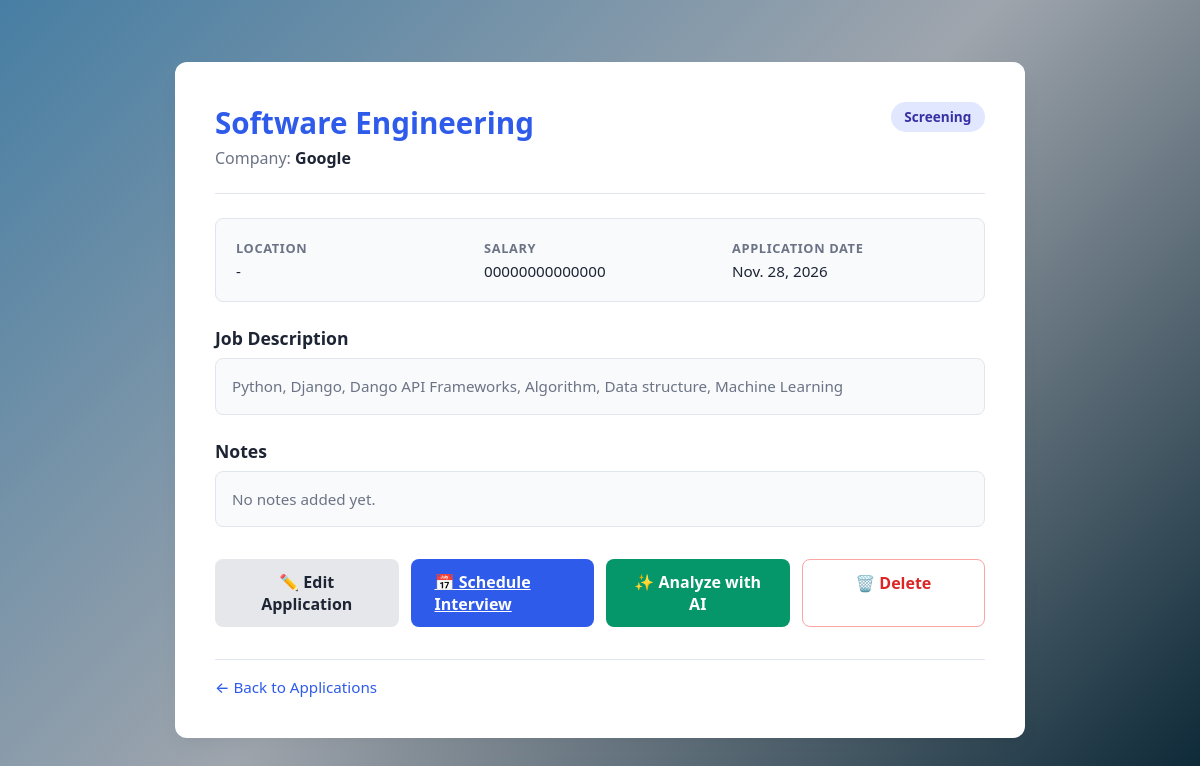
The page /applications/20/ (signed in) on the database its author committed.
### jobs/models.py (models this page shows, shortened)
class JobApplication(models.Model):
    STATUS_CHOICES = [
        ('wishlist', 'Wishlist'),
        ('applied', 'Applied'),
        ('screening', 'Screening'),
        ('interview', 'Interview'),
        ('selected', 'Selected'),
        ('rejected', 'Rejected'),
    ]
    user = models.ForeignKey(
        User,
        on_delete=models.CASCADE,
        related_name='job_applications'
    )
    job_title = models.CharField(max_length=200)
    company_name = models.CharField(max_length=200)
    job_description = models.TextField(blank=True)
    location = models.CharField(max_length=200, blank=True)
    salary = models.CharField(max_length=100, blank=True)
    job_url = models.URLField(blank=True)
    application_date = models.DateField()
    status = models.CharField(
        max_length=20,
        choices=STATUS_CHOICES,
        default='wishlist'
    )
    notes = models.TextField(blank=True)
    created_at = models.DateTimeField(auto_now_add=True)
    updated_at = models.DateTimeField(auto_now=True)

### jobs/views.py (the view)
# urls.py: path('applications/<int:pk>/', views.application_detail, name='application_detail'),
@login_required
def application_detail(request, pk):
    application = get_object_or_404(
        JobApplication,
        pk=pk,
        user=request.user
    )
    return render(
        request,
        'jobs/application_detail.html',
        {'application': application}
    )

### jobs/templates/jobs/application_detail.html (shortened to what this page needs)
<!DOCTYPE html>
<html lang="en">
<head>
    {% load static %}
    <link rel="stylesheet" href="{% static 'jobs/style.css' %}">
</head>
<body class="bg-container">
    <div class="card-container detail-card">
        <header class="detail-header">
            <div>
                <h1 class="main-title">{{ application.job_title }}</h1>
                <p class="company-name">Company: <span>{{ application.company_name }}</span></p>
            </div>
            <div class="status-badge status-{{ application.status|slugify }}">
                {{ application.get_status_display }}
            </div>
        </header>
        <div class="info-grid">
            <div class="info-item">
                <span class="info-label">Location</span>
                <span class="info-value">{{ application.location|default:"Not specified" }}</span>
            </div>
            <div class="info-item">
                <span class="info-label">Salary</span>
                <span class="info-value">{{ application.salary|default:"Not specified" }}</span>
            </div>
            <div class="info-item">
                <span class="info-label">Application Date</span>
                <span class="info-value">{{ application.application_date }}</span>
            </div>
        </div>
        <div class="content-section">
            <h3 class="section-subtitle">Job Description</h3>
            <div class="text-box pre-wrap">{{ application.job_description|default:"Not provided" }}</div>
        </div>
        <div class="content-section">
            <h3 class="section-subtitle">Notes</h3>
            <div class="text-box pre-wrap">{{ application.notes|default:"No notes added yet." }}</div>
        </div>
        <div class="actions-grid">
            <a href="{% url 'application_update' application.pk %}" class="btn btn-secondary">
                ✏️ Edit Application
            </a>
            <a href="{% url 'interview_create' application.pk %}" class="btn btn-primary">
                📅 Schedule Interview
            </a>
            <a href="{% url 'analyze_application' application.pk %}" class="btn btn-accent">
                ✨ Analyze with AI
            </a>
            <a href="{% url 'application_delete' application.pk %}" class="btn btn-danger-outline">
                🗑️ Delete
            </a>
        </div>
        <footer class="card-footer">
            <a href="{% url 'application_list' %}" class="btn-back">
                ← Back to Applications
            </a>
        </footer>
    </div>
</body>
</html>

### static/jobs/style.css (style rules this page uses)
* { margin: 0; padding: 0; box-sizing: border-box; font-family: 'Segoe UI', Roboto, -apple-system, BlinkMacSystemFont, sans-serif; }
:root { --primary-color: #2f5bea; --primary-hover: #1d4ed8; --bg-color: #477ea3; --bg-gradient: linear-gradient(135deg, #477ea3 0%, #9fa5ad 50%, #092534 100%); --bg-gradient-alt: linear-gradient(135deg, #EC4899 0%, #F9A8D4 50%, #831843 100%); --card-bg: #ffffff; --analysis-bg: #f8fafc; --text-primary: #1d2433; --text-secondary: #6b7385; --border-color: #e1e5ee; --error-bg: #fee2e2; --error-text: #991b1b; --ok: #1a8f4a; --bad: #d23b3b; --warn: #c27a0a; }
body.bg-container { background: var(--bg-gradient); min-height: 100vh; font-family: system-ui, -apple-system, BlinkMacSystemFont, 'Segoe UI', Roboto, sans-serif; color: var(--text-primary); }
body.bg-container { background-color: var(--bg-color); color: var(--text-primary); min-height: 100vh; display: flex; justify-content: center; align-items: center; padding: 2rem 1rem; }
.card-container { background: var(--card-bg); width: 100%; max-width: 800px; padding: 2.5rem; border-radius: 12px; box-shadow: 0 10px 25px -5px rgba(0, 0, 0, 0.05), 0 8px 10px -6px rgba(0, 0, 0, 0.01); }
.main-title { font-size: 1.75rem; font-weight: 700; color: var(--primary-color); margin-bottom: 0.75rem; }
.company-name { font-size: 1rem; color: var(--text-secondary); }
.company-name span { font-weight: 600; color: var(--text-primary); }
.btn { display: inline-block; padding: 0.75rem 1.5rem; font-size: 1rem; font-weight: 600; border: none; border-radius: 8px; cursor: pointer; transition: background-color 0.2s ease, transform 0.1s ease; }
.btn-primary { background-color: var(--primary-color); color: #ffffff; }
.pre-wrap { white-space: pre-wrap; word-wrap: break-word; }
.card-footer { margin-top: 2rem; padding-top: 1rem; border-top: 1px solid var(--border-color); }
.btn-back { color: var(--primary-color); text-decoration: none; font-weight: 500; font-size: 0.95rem; transition: color 0.2s ease; }
.btn-secondary { background-color: #e5e7eb; color: var(--text-primary); text-decoration: none; padding: 0.75rem 1.5rem; font-size: 1rem; font-weight: 600; border-radius: 8px; flex: 1; transition: background-color 0.2s ease, transform 0.1s ease; display: inline-block; text-align: center; }
.detail-card { max-width: 850px; }
.detail-header { display: flex; justify-content: space-between; align-items: flex-start; border-bottom: 1px solid var(--border-color); padding-bottom: 1.5rem; margin-bottom: 1.5rem; gap: 1rem; }
.detail-header .main-title { font-size: 1.85rem; margin-bottom: 0.25rem; }
.status-badge { padding: 0.35rem 0.85rem; font-size: 0.85rem; font-weight: 600; border-radius: 50px; background-color: #e0e7ff; color: #3730a3; text-transform: capitalize; white-space: nowrap; }
.info-grid { display: grid; grid-template-columns: repeat(auto-fit, minmax(200px, 1fr)); gap: 1rem; background-color: var(--analysis-bg); padding: 1.25rem; border-radius: 8px; border: 1px solid var(--border-color); margin-bottom: 1.5rem; }
.info-item { display: flex; flex-direction: column; gap: 0.25rem; }
.info-label { font-size: 0.8rem; font-weight: 600; text-transform: uppercase; color: var(--text-secondary); letter-spacing: 0.05em; }
.info-value { font-size: 0.95rem; font-weight: 500; color: var(--text-primary); }
.content-section { margin-bottom: 1.5rem; }
.section-subtitle { font-size: 1.1rem; font-weight: 600; color: var(--text-primary); margin-bottom: 0.5rem; }
.text-box { background-color: #f9fafb; border: 1px solid var(--border-color); border-radius: 8px; padding: 1rem; font-size: 0.95rem; line-height: 1.5; color: var(--text-secondary); max-height: 200px; overflow-y: auto; }
.actions-grid { display: grid; grid-template-columns: repeat(auto-fit, minmax(180px, 1fr)); gap: 0.75rem; margin-top: 2rem; margin-bottom: 1rem; }
.btn-accent { background-color: #059669; color: #ffffff; text-align: center; text-decoration: none; }
.btn-danger-outline { background-color: transparent; color: #dc2626; border: 1px solid #fca5a5; text-align: center; text-decoration: none; }

### rows shown on the page
JobApplication: job_title "Software Engineering", company_name "Google", status "Screening", location "-", salary "00000000000000", application_date "Nov. 28, 2026", job_description "Python, Django, Dango API Frameworks, Algorithm, Data structure, Machine Learning", notes "No notes added yet."
